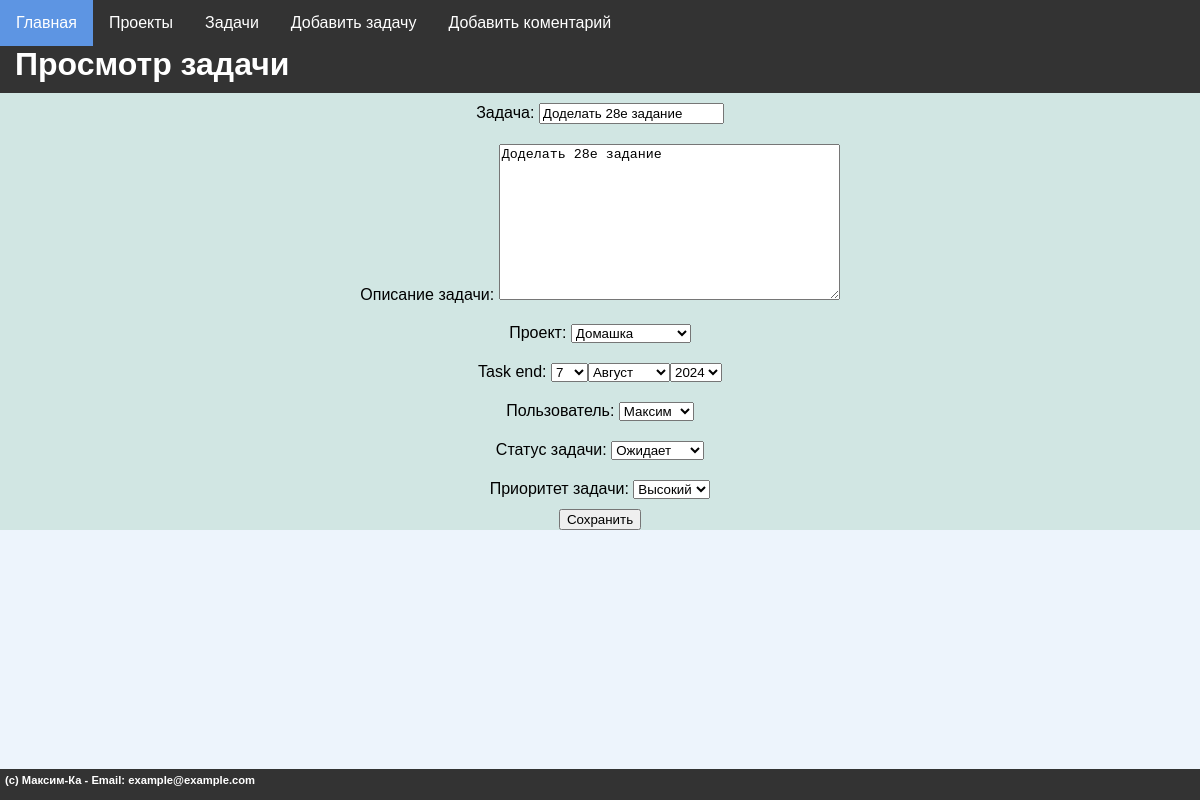
The app's page /viewtask/1/, older data.
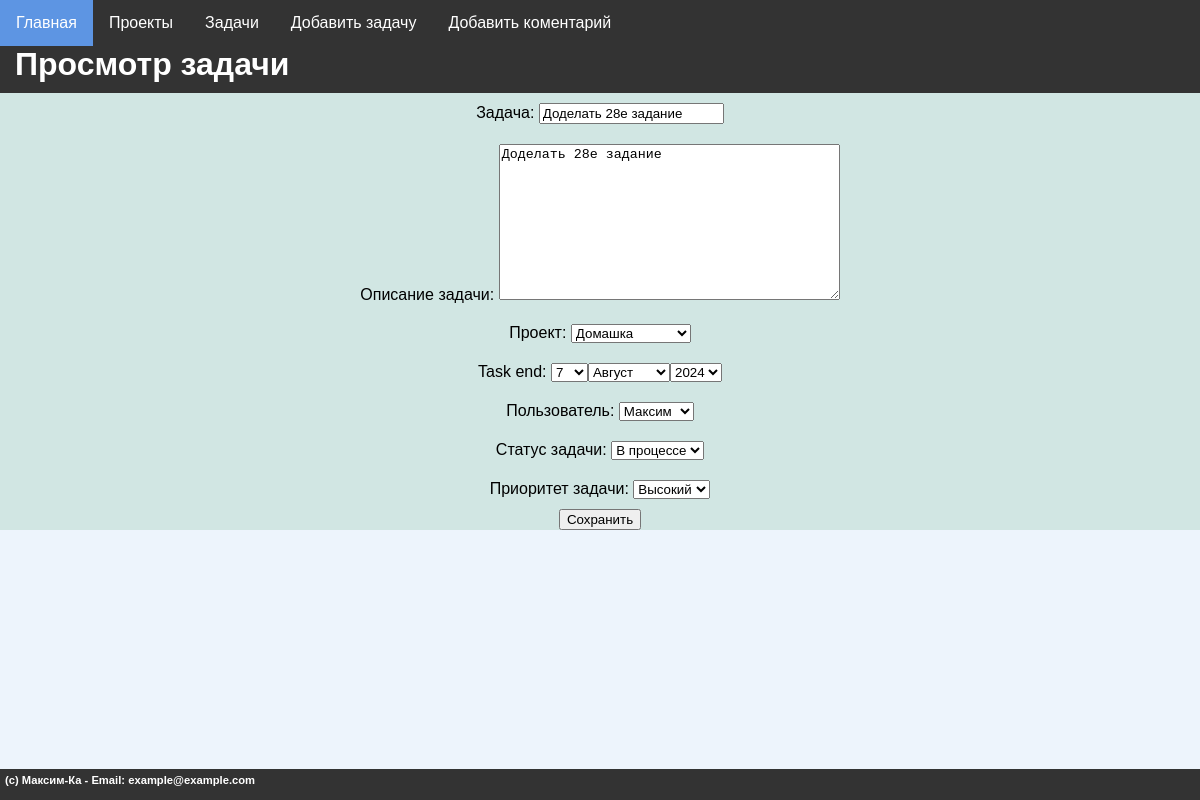
The same page, newer data.
### mainsite/models.py (models this page shows, shortened)
class Tasks(models.Model):
    STATUS_CHOICES = [
        ('Ожидает', 'Ожидает'),
        ('В процессе', 'В процессе'),
        ('Готово', 'Готово'),
    ]
    PRIORITY_CHOICES = [
        ('Низкий', 'Низкий'),
        ('Средний', 'Средний'),
        ('Высокий', 'Высокий'),
    ]
    task_proj = models.ForeignKey(Project, to_field='proj_name', on_delete=models.CASCADE, related_name='tasks', verbose_name="Проект")
    implementer = models.ForeignKey(Users, to_field='username',null = True ,on_delete=models.CASCADE, related_name='user', verbose_name="Пользователь" )
    task_name = models.CharField(max_length=255, verbose_name="Задача")
    task_desc = models.TextField(blank=True, verbose_name="Описание задачи")
    task_end = models.DateField(null = True, verbose_name="Выполнить до")
    status = models.CharField(max_length=20, choices=STATUS_CHOICES, default='pending', verbose_name="Статус задачи")
    priority = models.CharField(max_length=20, choices=PRIORITY_CHOICES, default='medium', verbose_name="Приоритет задачи")
    class Meta:
        verbose_name = "Задачи"
        verbose_name_plural = "Задачи"
        ordering = ["task_end"]

### mainsite/views.py (the view, shortened to what this page needs)
# urls.py: path('viewtask/<int:task_id>/', view_task, name='view_task'),
def view_task(request, task_id):
    menu = [{'title':'Главная','url':'/'},
            {'title':'Проекты','url':'/proj'},
            {'title':'Задачи','url':'/tasks'},
            {'title':'Добавить задачу','url':'/add_task'},
            {'title':'Добавить коментарий','url':'/add_coment'}]
    instance = get_object_or_404(Tasks, id=task_id)
    form = TaskForm(instance=instance)
    context = {
        'title': 'Просмотр задачи',
        'menu': menu,
        'form': form,
        'footer' : "(c) Максим-Ка - Email: example@example.com",
        'header' : "Просмотр задачи"
    }
    return render(request, 'project_K/viewtask.html', context)

### mainsite/forms.py
class TaskForm(forms.ModelForm):
    task_end = forms.DateField(widget=SelectDateWidget(years=range(2024, 2026)))
    class Meta:
        model = Tasks
        fields = ['task_name','task_desc','task_proj','task_end','implementer','status','priority']

### mainsite/models.py (called while the page is built)
    def __str__(self):
      return self.username

    def __str__(self):
      return self.proj_name

### mainsite/templates/project_K/viewtask.html
{% extends 'project_K/base.html' %} {% block content %}
<form method="post" enctype="multipart/form-data">
  {% csrf_token %} {{ form.non_field_errors }} {{ form.as_p }}
  <button type="submit">Сохранить</button>
</form>
{% endblock %}

Row changes from the older to the newer data that the page shows:
changed Tasks "Доделать 28е задание": status "Ожидает" → "В процессе"
